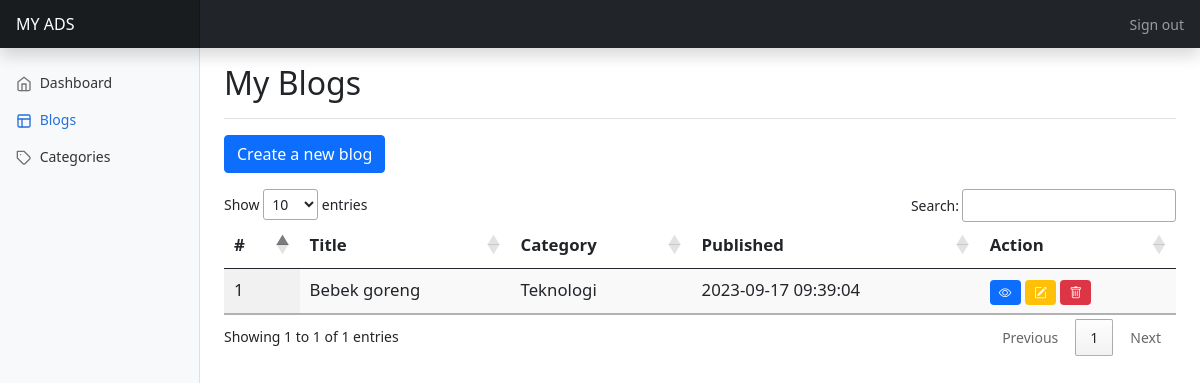
/admin/layouts/blog/blog.php (signed in), run on an earlier commit of the app's database.
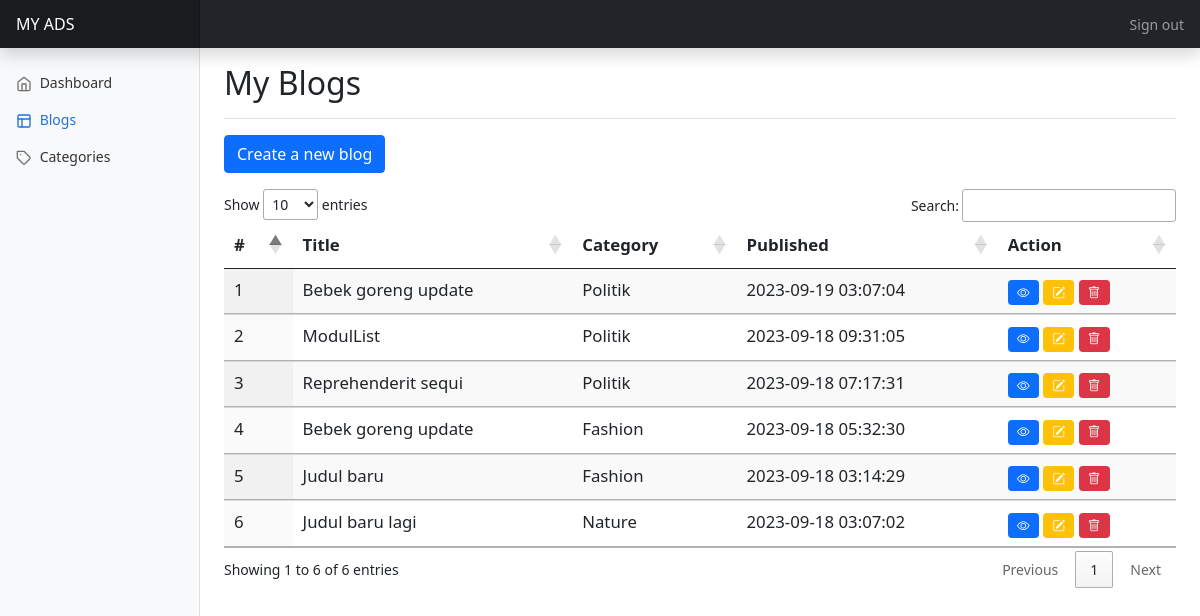
And on a later commit of the database.
### tables this page shows
CREATE TABLE `blogs` (
  `id` int(20) NOT NULL AUTO_INCREMENT,
  `user_id` int(20) NOT NULL,
  `category_id` int(20) DEFAULT NULL,
  `title` varchar(255) NOT NULL,
  `slug` varchar(255) NOT NULL,
  `image` varchar(255) DEFAULT NULL,
  `excerpt` text NOT NULL,
  `body` text NOT NULL,
  `published_at` timestamp NULL DEFAULT current_timestamp() ON UPDATE current_timestamp(),
  PRIMARY KEY (`id`),
  KEY `user_id` (`user_id`),
  KEY `category_id` (`category_id`),
  CONSTRAINT `blogs_ibfk_6` FOREIGN KEY (`user_id`) REFERENCES `users` (`id`) ON DELETE CASCADE ON UPDATE CASCADE,
  CONSTRAINT `blogs_ibfk_8` FOREIGN KEY (`category_id`) REFERENCES `categories` (`id`) ON DELETE SET NULL ON UPDATE NO ACTION
);

CREATE TABLE `categories` (
  `id` int(20) NOT NULL AUTO_INCREMENT,
  `name` varchar(255) NOT NULL,
  `slug` varchar(255) NOT NULL,
  PRIMARY KEY (`id`)
);

### admin/backend/config.php (called while the page is built, shortened)
<?php
function categoryName($category_id)
{
    if ($category_id) {
        $link = mysqli_connect(DB_SERVER, DB_USERNAME, DB_PASSWORD, DB_NAME);;
        $query = "SELECT name FROM `categories` WHERE id = $category_id";
        $result = mysqli_query($link, $query);
        $category = mysqli_fetch_assoc($result);
        $category_name = "";
        if (mysqli_num_rows($result) > 0) {
            $category_name = $category["name"];
        } else {
            $category_name = "Category tidak ditemukan";
        }
        return $category_name;
    }
}

### admin/layouts/blog/blog.php (the view, shortened to what this page needs)
<?php
require_once "../../backend/config.php";
?>
<!doctype html>
<html lang="en">
<head>
    <link href="https://cdn.jsdelivr.net/npm/bootstrap@5.0.2/dist/css/bootstrap.min.css" rel="stylesheet">
    <link rel="stylesheet" href="https://cdn.jsdelivr.net/npm/bootstrap-icons@1.10.5/font/bootstrap-icons.css">
    <link rel="stylesheet" href="https://cdn.datatables.net/1.13.6/css/jquery.dataTables.css" />
    <link href="../../css/dashboard.css" rel="stylesheet">
</head>
<body>
    <header class="navbar navbar-dark sticky-top bg-dark flex-md-nowrap p-0 shadow">
        <a class="navbar-brand col-md-3 col-lg-2 me-0 px-3 fs-6" href="#">MY ADS</a>
        <div class="navbar-nav">
            <div class="nav-item text-nowrap">
                <a class="nav-link px-3" href="../../backend/authentication/logout.php">Sign out</a>
            </div>
        </div>
    </header>
    <div class="container-fluid">
        <div class="row">
            <nav id="sidebarMenu" class="col-md-3 col-lg-2 d-md-block bg-light sidebar collapse">
                <div class="position-sticky pt-3 sidebar-sticky">
                    <ul class="nav flex-column">
                        <li class="nav-item">
                            <a class="nav-link" aria-current="page" href="/myads/admin/">
                                <span data-feather="home" class="align-text-bottom"></span>
                                Dashboard
                            </a>
                        </li>
                        <li class="nav-item">
                            <a class="nav-link active" aria-current="page" href="/myads/admin/layouts/blog/blog.php">
                                <span data-feather="layout" class="align-text-bottom"></span>
                                Blogs
                            </a>
                        </li>
                        <li class="nav-item">
                            <a class="nav-link" aria-current="page" href="/myads/admin/layouts/categories/categories.php">
                                <span data-feather="tag" class="align-text-bottom"></span>
                                Categories
                            </a>
                        </li>
                    </ul>
                </div>
            </nav>
            <main class="col-md-9 ms-sm-auto col-lg-10 px-md-4">
                <div class="d-flex justify-content-between flex-wrap flex-md-nowrap align-items-center pt-3 pb-2 mb-3 border-bottom">
                    <h1 class="h2">My Blogs</h1>
                </div>
                <a href="/myads/admin/layouts/blog/create.php" class="btn btn-primary mb-3">Create a new blog</a>
                <div class="table-responsive mb-5">
                    <table id="myTable" class="table table-striped display" style="font-size: larger;">
                        <thead>
                            <tr>
                                <th scope="col">#</th>
                                <th scope="col">Title</th>
                                <th scope="col">Category</th>
                                <th scope="col">Published</th>
                                <th scope="col">Action</th>
                            </tr>
                        </thead>
                        <tbody>
                            <?php
                            $query = "SELECT * FROM `blogs` ORDER BY published_at DESC;";
                            $result = mysqli_query($link, $query);
                            if (mysqli_num_rows($result) > 0) {
                                $i = 1;
                                while ($row = mysqli_fetch_assoc($result)) {
                            ?>
                                    <tr>
                                        <td><?php echo $i; ?></td>
                                        <td><?php echo $row["title"] ?></td>
                                        <td><?php echo categoryName($row["category_id"]) ?></td>
                                        <td><?php echo $row["published_at"] ?></td>
                                        <td>
                                            <a href="/myads/admin/layouts/blog/show.php?id=<?php echo $row["id"] ?>" class="btn badge bg-primary"><i class="bi bi-eye"></i></a>
                                            <a href="/myads/admin/layouts/blog/edit.php?id=<?php echo $row["id"] ?>" class="btn badge bg-warning"><i class="bi bi-pencil-square"></i></a>
                                            <a href="../../backend/blog/delete.php?id=<?php echo $row["id"] ?>" class="btn badge bg-danger" onclick="confirm('Apakah anda ingin menghapus blog ini?')"><i class="bi bi-trash"></i></a>
                                        </td>
                                    </tr>
                            <?php
                                    $i++;
                                }
                            } else {
                                echo "0 results";
                            }
                            ?>
                        </tbody>
                    </table>
                </div>
            </main>
        </div>
    </div>
</body>
</html>

### admin/css/dashboard.css (style rules this page uses)
body { font-size: .875rem; }
.feather { width: 16px; height: 16px; }
.sidebar { position: fixed; top: 0; bottom: 0; left: 0; z-index: 100; padding: 48px 0 0; box-shadow: inset -1px 0 0 rgba(0, 0, 0, .1); }
.sidebar-sticky { height: calc(100vh - 48px); overflow-x: hidden; overflow-y: auto; }
.sidebar .nav-link { font-weight: 500; color: #333; }
.sidebar .nav-link .feather { margin-right: 4px; color: #727272; }
.sidebar .nav-link.active { color: #2470dc; }
.sidebar .nav-link:hover .feather, .sidebar .nav-link.active .feather { color: inherit; }
.navbar-brand { padding-top: .75rem; padding-bottom: .75rem; background-color: rgba(0, 0, 0, .25); box-shadow: inset -1px 0 0 rgba(0, 0, 0, .25); }

### admin/layouts/blog/blog.php (style rules this page uses)
.bi { vertical-align: -.125em; fill: currentColor; }

What changed in the data, as far as the page shows it:
removed blogs: title "Bebek goreng", category.name "Teknologi", published_at "2023-09-17 09:39:04"
added blogs: title "Bebek goreng update", category.name "Politik", published_at "2023-09-19 03:07:04"
added blogs: title "ModulList", category.name "Politik", published_at "2023-09-18 09:31:05"
added blogs: title "Reprehenderit sequi", category.name "Politik", published_at "2023-09-18 07:17:31"
added blogs: title "Bebek goreng update", category.name "Fashion", published_at "2023-09-18 05:32:30"
added blogs: title "Judul baru", category.name "Fashion", published_at "2023-09-18 03:14:29"
added blogs: title "Judul baru lagi", category.name "Nature", published_at "2023-09-18 03:07:02"
Also different on the page:
text written by a page script: "Show entries Search: Showing 1 to 1 of 1 entries Previous 1 Next" → "Show entries Search: Showing 1 to 6 of 6 entries Previous 1 Next"
